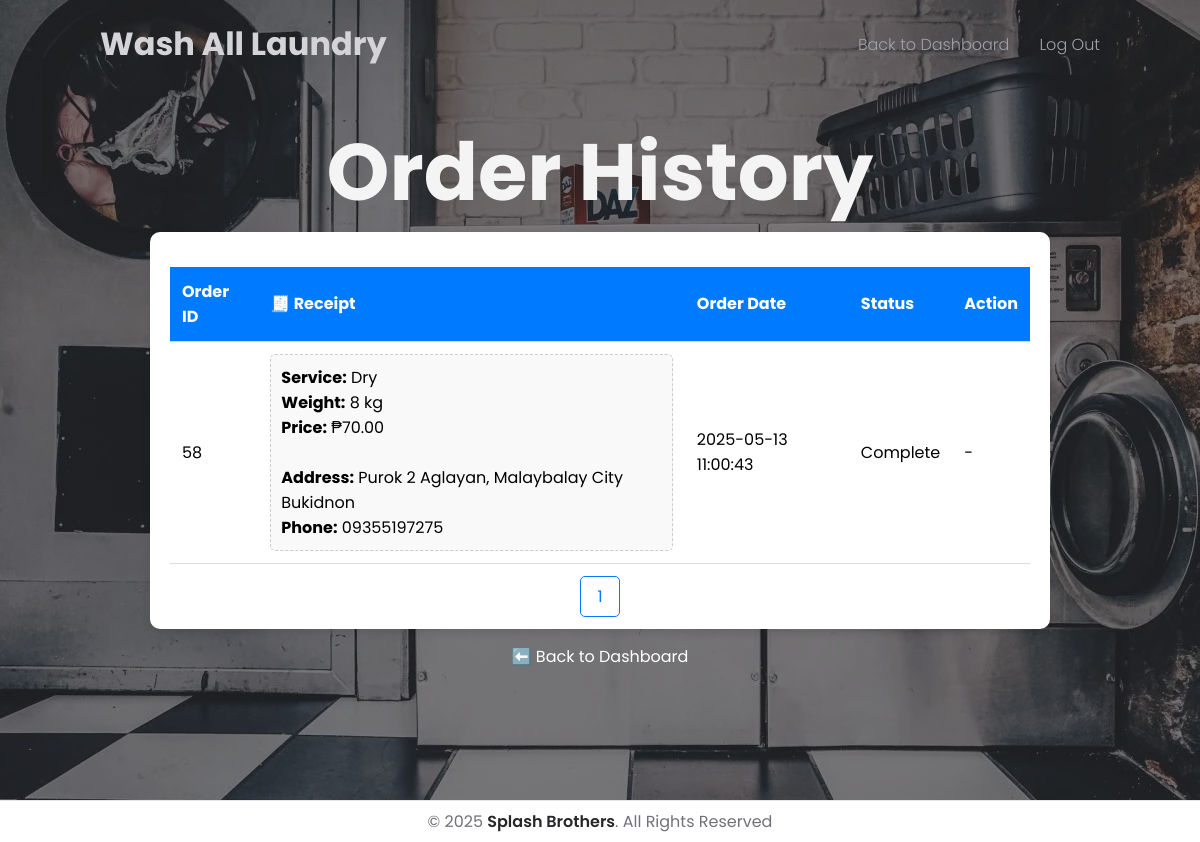
Page /order_history.php (signed in) on the committed database.
### tables this page shows
CREATE TABLE `orders` (
  `id` int(11) NOT NULL,
  `customer_id` int(11) NOT NULL,
  `service_type` varchar(100) NOT NULL,
  `weight` float NOT NULL,
  `order_date` datetime NOT NULL,
  `status` varchar(50) NOT NULL,
  `total_amount` decimal(10,2) DEFAULT NULL,
  `detergent` varchar(50) DEFAULT NULL,
  `created_at` datetime DEFAULT current_timestamp(),
  `address` varchar(255) NOT NULL,
  `phone` varchar(20) NOT NULL
);

### order_history.php (the view, shortened to what this page needs)
<?php
include 'config.php';
$customer_id = $_SESSION['customer_id'];
$limit = 10;
$page = isset($_GET['page']) ? (int)$_GET['page'] : 1;
$offset = ($page - 1) * $limit;
$sql = "SELECT * FROM orders WHERE customer_id = '$customer_id'";
$sql .= " ORDER BY order_date DESC LIMIT $limit OFFSET $offset";
$result = mysqli_query($conn, $sql);
function calculate_price($service_type, $weight) {
    $base_price = 0;
    $weight_kg = (int)$weight;
    switch ($service_type) {
        case 'Dry': $base_price = 70; break;
    }
    return in_array($weight_kg, [8, 16, 24, 32]) ? $base_price * ($weight_kg / 8) : 0;
}
$total_sql = "SELECT COUNT(*) as total_orders FROM orders WHERE customer_id = '$customer_id'";
$total_result = mysqli_query($conn, $total_sql);
$total_row = mysqli_fetch_assoc($total_result);
$total_orders = $total_row['total_orders'];
$total_pages = ceil($total_orders / $limit);
?>
<!DOCTYPE html>
<html lang="en">
<head>
    <link rel="stylesheet" href="User/style.css">
    <link rel="stylesheet" href="https://cdnjs.cloudflare.com/ajax/libs/font-awesome/6.1.2/css/all.min.css">
    <link rel="stylesheet" href="https://cdnjs.cloudflare.com/ajax/libs/aos/2.3.4/aos.css">
</head>
<body>
<header>
    <a href="#" class="logo" data-aos="fade-down">Wash All Laundry</a>
    <ul class="nav">
        <li data-aos="fade-down"><a href="User/index.php">Back to Dashboard</a></li>
        <li data-aos="fade-down"><a href="index.php">Log Out</a></li>
    </ul>
</header>
<section class="hero_section" id="home">
<div class="content">
            <h2 data-aos="fade-down" data-aos-delay="50">Order History</h2>
    <div class="content container">
        <?php if (mysqli_num_rows($result) > 0): ?>
        <table data-aos="fade-up" data-aos-delay="150">
            <tr>
                <th>Order ID</th>
                <th>🧾 Receipt</th>
                <th>Order Date</th>
                <th>Status</th>
                <th>Action</th>
            </tr>
            <?php while ($row = mysqli_fetch_assoc($result)): ?>
            <tr>
                <td><?php echo $row['id']; ?></td>
                <td>
                    <div class="receipt-box">
                        <strong>Service:</strong> <?php echo htmlspecialchars($row['service_type']); ?><br>
                        <strong>Weight:</strong> <?php echo (int)$row['weight']; ?> kg<br>
                        <strong>Price:</strong> ₱<?php echo number_format(calculate_price($row['service_type'], $row['weight']), 2); ?><br><br>
                        <strong>Address:</strong> <?php echo htmlspecialchars($row['address']); ?><br>
                        <strong>Phone:</strong> <?php echo htmlspecialchars($row['phone']); ?><br>
                    </div>
                </td>
                <td><?php echo $row['order_date']; ?></td>
                <td><?php echo $row['status']; ?></td>
                <td>
                    <?php if ($row['status'] == 'Pending'): ?>
                    <form action="customer_cancel_order.php" method="post">
                        <input type="hidden" name="order_id" value="<?php echo $row['id']; ?>">
                        <input type="hidden" name="page" value="<?php echo $page; ?>">
                        <button type="submit" class="cancel-btn" onclick="return confirm('Cancel this order?')">Cancel</button>
                    </form>
                    <?php else: ?>
                    <span>-</span>
                    <?php endif; ?>
                </td>
            </tr>
            <?php endwhile; ?>
        </table>
        <?php else: ?>
        <p style="color: black;" data-aos="fade-in">You have no orders yet.</p>
        <?php endif; ?>
        <div class="pagination" data-aos="fade-up" data-aos-delay="200">
            <?php for ($i = 1; $i <= $total_pages; $i++): ?>
            <a href="order_history.php?page=<?php echo $i; ?>"><?php echo $i; ?></a>
            <?php endfor; ?>
        </div>
            </div>
            <a style="color: white; margin-top: 15px;" href="dashboard.php" class="back-link">⬅️ Back to Dashboard</a>
            </div>
        </section>
        <div class="cp">
            <p>&copy; 2025 <a href="#">Splash Brothers</a>. All Rights Reserved</p>
        </div>
</body>
</html>

### User/style.css (style rules this page uses)
* { margin: 0; padding: 0; font-family: "Poppins", sans-serif; box-sizing: border-box; scroll-behavior: smooth; border: none; outline: none; list-style: none; text-decoration: none; -webkit-user-select: none; -moz-user-select: none; user-select: none; transition: all 300ms ease; }
body { font-size: 1em; }
section { padding: 80px 20px; display: flex; flex-direction: column; align-items: center; justify-content: center; }
.container { max-width: 1140px; }
header { position: fixed; top: 0; left: 0; width: 100%; padding: 20px 100px; z-index: 100000; display: flex; justify-content: space-between; align-items: center; transition: 0.5s; }
header .logo { color: #D4D4D8; font-weight: 700; font-size: 2em; text-decoration: none; }
header .nav { position: relative; display: flex; }
header .nav li { margin: 0 0 0 30px; }
header .nav li a { color: #A1A1AA; font-weight: 300; }
.hero_section { position: relative; min-height: 100vh; background: url(../User/image/bg4.jpg) no-repeat; background-size: cover; background-position: center; display: flex; align-items: center; justify-content: center; z-index: 1; }
.hero_section::before { content: ""; position: absolute; inset: 0; width: 100%; height: 100%; background-color: #27272A; opacity: 0.6; z-index: -1; }
.hero_section .content { max-width: 900px; display: flex; flex-direction: column; align-items: center; text-align: center; }
.hero_section .content h2 { font-size: 5em; font-weight: 700; line-height: 1; color: #F4F4F5; }
.cp { padding: 8px 20px; border-top: 1px solid rgba(0, 0, 0, 0.1); text-align: center; width: 100%; justify-content: center; }
.cp p { color: #71717A; }
.cp a { color: #27272A; font-weight: 600; }

### order_history.php (style rules this page uses)
.container { max-width: 800px; margin: auto; background-color: white; border-radius: 10px; padding: 20px; box-shadow: 0 4px 10px rgba(0,0,0,0.1); }
table { width: 100%; border-collapse: collapse; margin-top: 15px; }
th, td { padding: 12px; text-align: left; border-bottom: 1px solid #ddd; }
th { background-color: #007bff; color: white; }
.receipt-box { background-color: #f9f9f9; padding: 10px; border-radius: 5px; border: 1px dashed #ccc; }
.pagination { margin-top: 20px; text-align: center; }
.pagination a { color: #007bff; padding: 8px 16px; text-decoration: none; border-radius: 5px; margin: 0 4px; border: 1px solid #007bff; }

### rows in the picture
orders: id "58", service_type "Dry", weight "8", calculate_price($row['service_type'], $row['weight']) "70.00", address "Purok 2 Aglayan, Malaybalay City Bukidnon", phone "09355197275", order_date "2025-05-13 11:00:43", status "Complete"
